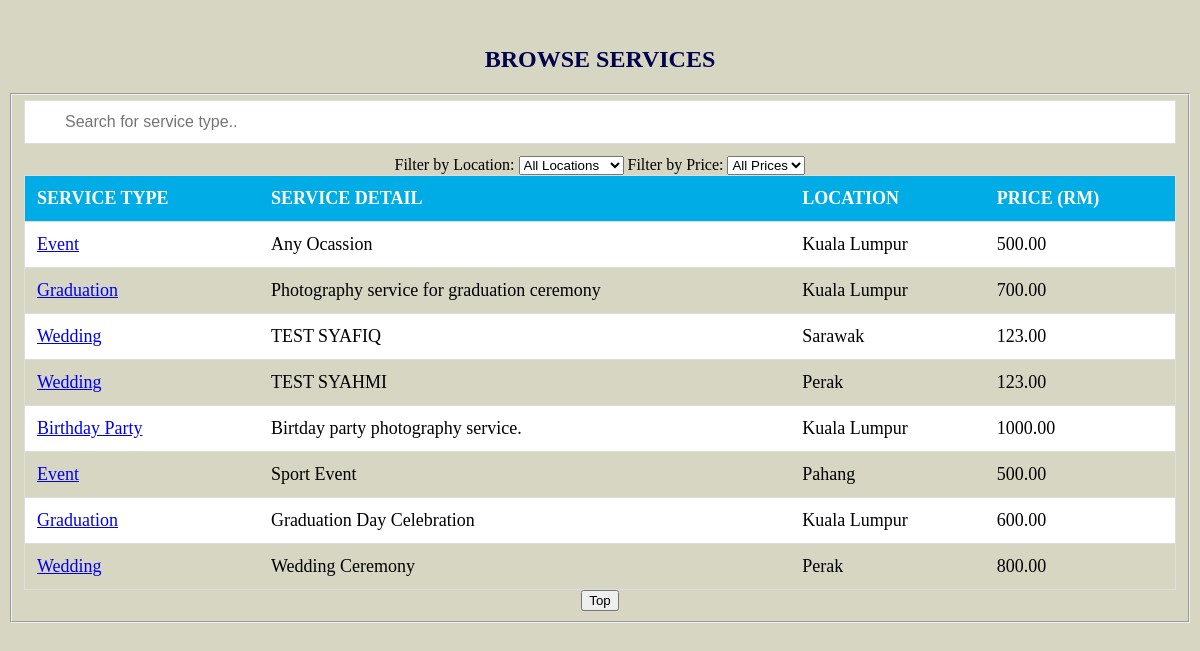
Page /BrowseServiceSS.php (signed in) on the committed database.
### tables this page shows
CREATE TABLE `serviceadvertizing` (
  `serviceID` int(8) NOT NULL,
  `photographerID` varchar(20) NOT NULL,
  `service` varchar(30) NOT NULL,
  `detail` varchar(10000) NOT NULL,
  `location` varchar(30) NOT NULL,
  `price` decimal(10,2) NOT NULL,
  `date_time` datetime NOT NULL
);

### BrowseServiceSS.php (the view, shortened to what this page needs)
<?php
require('config.php');
?>
<html>
<head>
</head>
<body bgcolor="#d6d6c2">
<br>
<center><h2 style="color: #00004d;">BROWSE SERVICES</h2>
<fieldset>
    <input type="text" id="myInput" onkeyup="myFunction()" placeholder="Search for service type..">
    <label for="locationFilter">Filter by Location:</label>
    <select id="locationFilter" onchange="filterTable()">
        <option value="">All Locations</option>
    </select>
    <label for="priceFilter">Filter by Price:</label>
    <select id="priceFilter" onchange="filterTable()">
        <option value="">All Prices</option>
    </select>
    <table width="80%" align="center" id="myTable">
        <tr>
            <th><b>SERVICE TYPE</b></th>
            <th><b>SERVICE DETAIL</b></th>
            <th><b>LOCATION</b></th>
            <th><b>PRICE (RM)</b></th>
        </tr>
        <?php
        $dataA = mysqli_query($conn,"SELECT * FROM serviceadvertizing ORDER BY date_time DESC");
        while ($infoA = mysqli_fetch_array($dataA)) {
            ?>
            <tr>
                <td><a href="serviceSS.php?serviceID=<?php echo $infoA['serviceID']; ?>"><?php echo $infoA['service']; ?></a></td>
                <td><?php echo $infoA['detail']; ?></td>
                <td><?php echo $infoA['location']; ?></td>
                <td><?php echo $infoA['price']; ?></td>
            </tr>
            <?php
        }
        ?>
    </table>
    <button onclick="topFunction()" id="myBtn" title="Go to top">Top</button>
    <br>
</fieldset>
</body>

### BrowseServiceSS.php (style rules this page uses)
table { border-collapse: collapse; width: 100%; }
th, td { text-align: left; padding: 8px; text-align: center; }
tr:nth-child(even) { background-color: white; }
th { background-color: #00ace6; color: white; }
* { box-sizing: border-box; }
#myInput { background-image: url('/css/searchicon.png'); background-position: 10px 10px; background-repeat: no-repeat; width: 100%; font-size: 16px; padding: 12px 20px 12px 40px; border: 1px solid #ddd; margin-bottom: 12px; }
#myTable { border-collapse: collapse; width: 100%; border: 1px solid #ddd; font-size: 18px; }
#myTable th, #myTable td { text-align: left; padding: 12px; }
#myTable tr { border-bottom: 1px solid #ddd; }

### rows in the picture
serviceadvertizing: service "Event", detail "Any Ocassion", location "Kuala Lumpur", price "500.00"
serviceadvertizing: service "Graduation", detail "Photography service for graduation ceremony", location "Kuala Lumpur", price "700.00"
serviceadvertizing: service "Wedding", detail "TEST SYAFIQ", location "Sarawak", price "123.00"
serviceadvertizing: service "Wedding", detail "TEST SYAHMI", location "Perak", price "123.00"
serviceadvertizing: service "Birthday Party", detail "Birtday party photography service.", location "Kuala Lumpur", price "1000.00"
serviceadvertizing: service "Event", detail "Sport Event", location "Pahang", price "500.00"
serviceadvertizing: service "Graduation", detail "Graduation Day Celebration", location "Kuala Lumpur", price "600.00"
serviceadvertizing: service "Wedding", detail "Wedding Ceremony", location "Perak", price "800.00"
